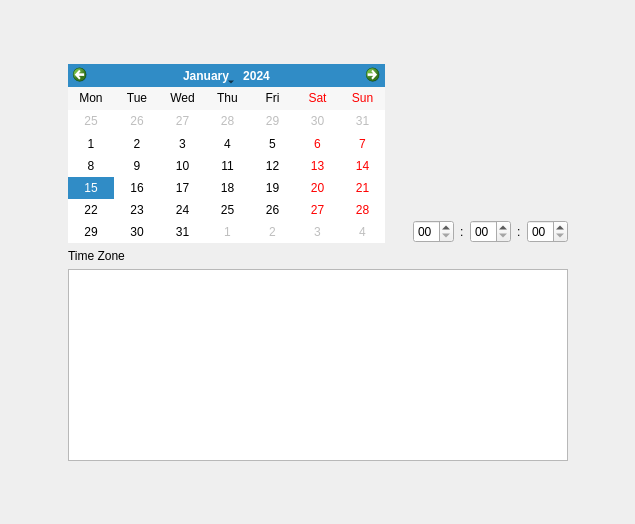
<ui version="4.0" >
 <class>DateTimeWidget</class>
 <widget class="QWidget" name="DateTimeWidget" >
  <property name="geometry" >
   <rect>
    <x>0</x>
    <y>0</y>
    <width>635</width>
    <height>524</height>
   </rect>
  </property>
  <property name="windowTitle" >
   <string>Form</string>
  </property>
  <property name="styleSheet" >
   <string/>
  </property>
  <layout class="QGridLayout" >
   <item row="0" column="1" colspan="3" >
    <spacer>
     <property name="orientation" >
      <enum>Qt::Vertical</enum>
     </property>
     <property name="sizeHint" >
      <size>
       <width>20</width>
       <height>40</height>
      </size>
     </property>
    </spacer>
   </item>
   <item rowspan="3" row="1" column="0" >
    <spacer>
     <property name="orientation" >
      <enum>Qt::Horizontal</enum>
     </property>
     <property name="sizeHint" >
      <size>
       <width>40</width>
       <height>20</height>
      </size>
     </property>
    </spacer>
   </item>
   <item rowspan="2" row="1" column="1" >
    <widget class="QCalendarWidget" name="calendarWidget" >
     <property name="autoFillBackground" >
      <bool>false</bool>
     </property>
     <property name="styleSheet" >
      <string>background-color:none;</string>
     </property>
     <property name="firstDayOfWeek" >
      <enum>Qt::Monday</enum>
     </property>
     <property name="gridVisible" >
      <bool>false</bool>
     </property>
     <property name="horizontalHeaderFormat" >
      <enum>QCalendarWidget::ShortDayNames</enum>
     </property>
     <property name="verticalHeaderFormat" >
      <enum>QCalendarWidget::NoVerticalHeader</enum>
     </property>
     <property name="navigationBarVisible" >
      <bool>true</bool>
     </property>
    </widget>
   </item>
   <item rowspan="2" row="1" column="2" >
    <spacer>
     <property name="orientation" >
      <enum>Qt::Horizontal</enum>
     </property>
     <property name="sizeType" >
      <enum>QSizePolicy::Fixed</enum>
     </property>
     <property name="sizeHint" >
      <size>
       <width>16</width>
       <height>20</height>
      </size>
     </property>
    </spacer>
   </item>
   <item row="1" column="3" >
    <widget class="AnalogClock" name="analogClock" >
     <property name="minimumSize" >
      <size>
       <width>0</width>
       <height>150</height>
      </size>
     </property>
     <property name="toolTip" >
      <string>The current time</string>
     </property>
     <property name="whatsThis" >
      <string>The analog clock widget displays the current time.</string>
     </property>
    </widget>
   </item>
   <item rowspan="3" row="1" column="4" >
    <spacer>
     <property name="orientation" >
      <enum>Qt::Horizontal</enum>
     </property>
     <property name="sizeHint" >
      <size>
       <width>40</width>
       <height>20</height>
      </size>
     </property>
    </spacer>
   </item>
   <item row="2" column="3" >
    <layout class="QHBoxLayout" >
     <item>
      <widget class="QTimeEdit" name="timeHours" >
       <property name="displayFormat" >
        <string>HH</string>
       </property>
      </widget>
     </item>
     <item>
      <widget class="QLabel" name="label_2" >
       <property name="text" >
        <string>:</string>
       </property>
      </widget>
     </item>
     <item>
      <widget class="QTimeEdit" name="timeMinutes" >
       <property name="displayFormat" >
        <string>mm</string>
       </property>
      </widget>
     </item>
     <item>
      <widget class="QLabel" name="label_3" >
       <property name="text" >
        <string>:</string>
       </property>
      </widget>
     </item>
     <item>
      <widget class="QTimeEdit" name="timeSeconds" >
       <property name="displayFormat" >
        <string>ss</string>
       </property>
      </widget>
     </item>
    </layout>
   </item>
   <item row="3" column="1" colspan="3" >
    <layout class="QVBoxLayout" >
     <item>
      <widget class="QLabel" name="label" >
       <property name="text" >
        <string>Time Zone</string>
       </property>
      </widget>
     </item>
     <item>
      <widget class="QListWidget" name="timeZoneList" >
       <property name="minimumSize" >
        <size>
         <width>500</width>
         <height>0</height>
        </size>
       </property>
       <property name="alternatingRowColors" >
        <bool>true</bool>
       </property>
       <property name="selectionRectVisible" >
        <bool>true</bool>
       </property>
      </widget>
     </item>
    </layout>
   </item>
   <item row="4" column="1" colspan="3" >
    <spacer>
     <property name="orientation" >
      <enum>Qt::Vertical</enum>
     </property>
     <property name="sizeHint" >
      <size>
       <width>20</width>
       <height>40</height>
      </size>
     </property>
    </spacer>
   </item>
  </layout>
 </widget>
 <customwidgets>
  <customwidget>
   <class>AnalogClock</class>
   <extends>QWidget</extends>
   <header>analogclock.h</header>
  </customwidget>
 </customwidgets>
 <resources/>
 <connections/>
</ui>
